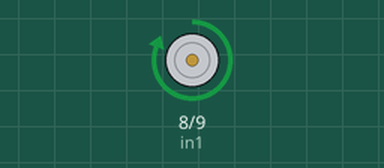
Recording of a sketch running on a simulated Arduino Uno, built with avr-gcc and run on an emulated ATmega328P. On the bench: motor-driver pin pairs drawn as motors (green arrow = first pin HIGH = forward, orange = second pin HIGH = backward, longer = more drive).

Above: at 1.5 s.
At 6.5 s:
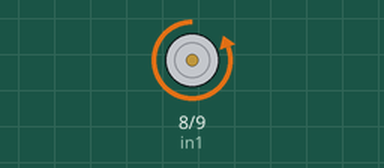
At 9.0 s:
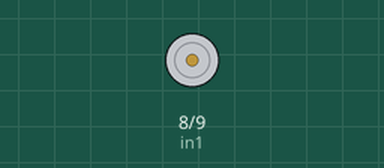
Timing chart, 0 to 13.0 s (numbered marks = the images above):
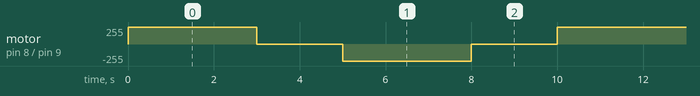

Measured:
- by itself, motor on pin 8 (in1) / pin 9 (in2): repeats every 10.0 s: stopped 2.0 s, backward 255/255 3.0 s, stopped 2.0 s, forward 255/255 3.0 s

The sketch:

md.ino
```cpp
int in1 = 8;
int in2 = 9;

void setup() {
  pinMode(in1, OUTPUT);
  pinMode(in2, OUTPUT);
}

void loop() {
  // Clockwise
  digitalWrite(in1, HIGH);
  digitalWrite(in2, LOW);
  delay(3000);

  // Stop
  digitalWrite(in1, LOW);
  digitalWrite(in2, LOW);
  delay(2000);

  // Anticlockwise
  digitalWrite(in1, LOW);
  digitalWrite(in2, HIGH);
  delay(3000);

  // Stop
  digitalWrite(in1, LOW);
  digitalWrite(in2, LOW);
  delay(2000);
}
```
